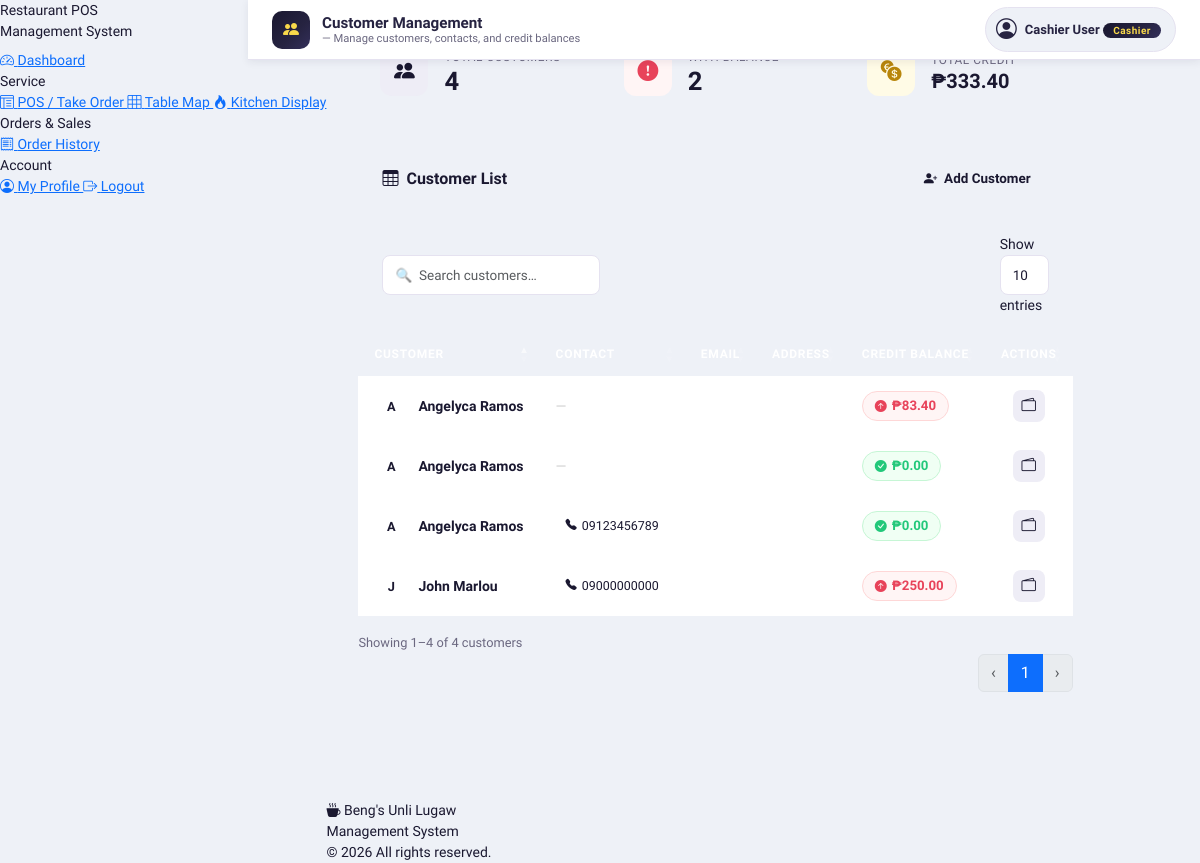
The app's page /frontend/customer.php (signed in), older data.
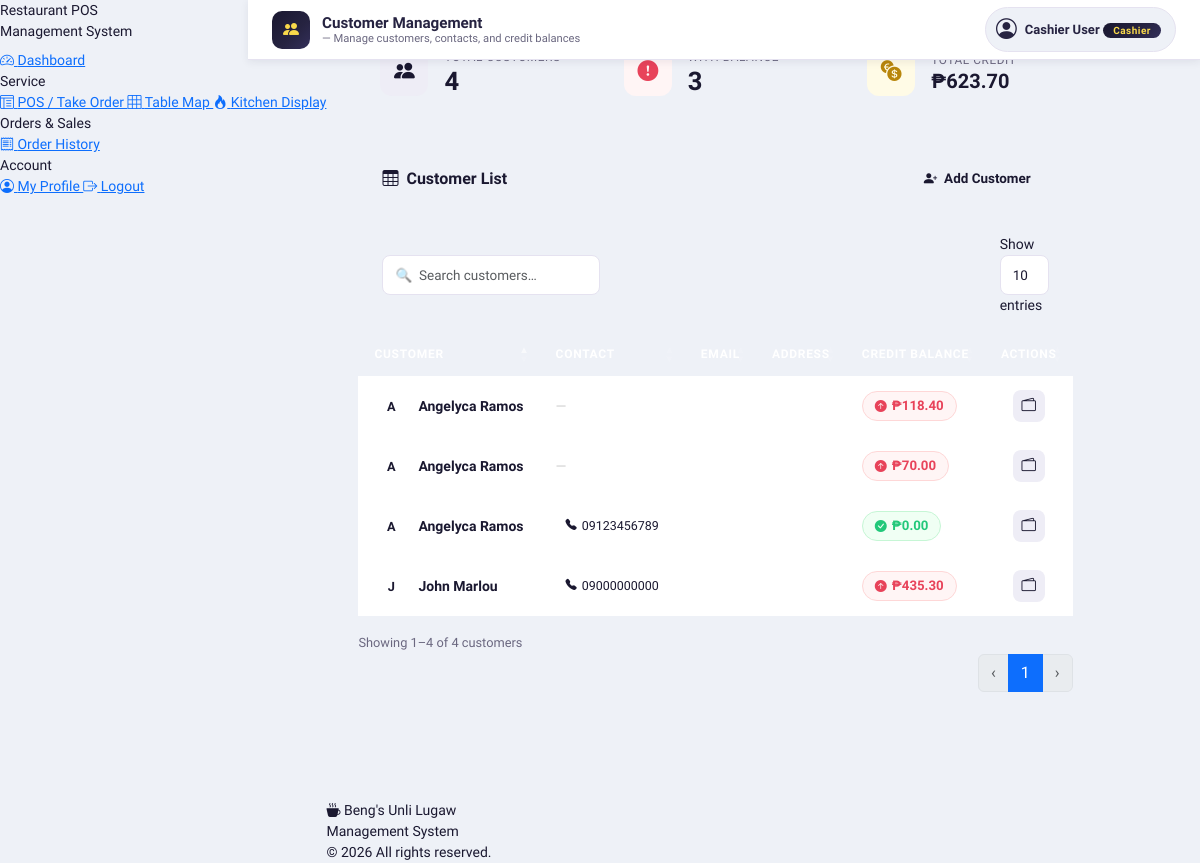
The same page, newer data.
### tables this page shows
CREATE TABLE `customer` (
  `customerID` int(11) NOT NULL,
  `customerName` varchar(100) NOT NULL,
  `contactNo` varchar(20) DEFAULT NULL,
  `email` varchar(80) DEFAULT NULL,
  `address` varchar(255) DEFAULT NULL,
  `credit_balance` decimal(10,2) NOT NULL DEFAULT 0.00,
  `dateCreated` timestamp NOT NULL DEFAULT current_timestamp(),
  `dateDeleted` date DEFAULT NULL
);

### frontend/customer.php (the view, shortened to what this page needs)
<?php
require_once '../backend/database.php';
$result = $conn->query("SELECT * FROM customer WHERE dateDeleted IS NULL ORDER BY customerName ASC");
$customers = [];
while($row = $result->fetch_assoc()) $customers[] = $row;
?>
<?php include 'header.php'; ?>
<?php include 'nav.php'; ?>
<?php
$totalCustomers  = count($customers);
$withCredit      = count(array_filter($customers, fn($c) => $c['credit_balance'] > 0));
$totalCredit     = array_sum(array_column($customers, 'credit_balance'));
?>
<?php
  $topbarTitle = 'Customer Management';
  $topbarIcon  = 'bi-people-fill';
  $topbarSub   = 'Manage customers, contacts, and credit balances';
  include 'topbar.php';
  ?>
<div class="cust-page no-print">
  <div class="stat-row">
    <div class="stat-card">
      <div class="stat-icon navy"><i class="bi bi-people-fill"></i></div>
      <div>
        <div class="stat-label">Total Customers</div>
        <div class="stat-value"><?php echo $totalCustomers; ?></div>
      </div>
    </div>
    <div class="stat-card">
      <div class="stat-icon red"><i class="bi bi-exclamation-circle-fill"></i></div>
      <div>
        <div class="stat-label">With Balance</div>
        <div class="stat-value"><?php echo $withCredit; ?></div>
      </div>
    </div>
    <div class="stat-card">
      <div class="stat-icon yellow"><i class="bi bi-currency-exchange"></i></div>
      <div>
        <div class="stat-label">Total Credit</div>
        <div class="stat-value" style="font-size:1.25rem;">₱<?php echo number_format($totalCredit, 2); ?></div>
      </div>
    </div>
  </div>
  <div class="main-card">
    <div class="main-card-header">
      <h6><i class="bi bi-table me-2" style="color:var(--brand-yellow);"></i>Customer List</h6>
      <?php if(in_array($_SESSION['roleName'], ['Admin','Cashier'])): ?>
      <button class="btn-add-cust" data-bs-toggle="modal" data-bs-target="#addCustomerModal">
        <i class="bi bi-person-plus-fill"></i> Add Customer
      </button>
      <?php endif; ?>
    </div>
    <div class="dt-controls" id="dt-search-area"></div>
    <div style="padding: 0 0 8px;">
      <table id="customerTable" class="table" style="margin:0;">
        <thead>
          <tr>
            <th>Customer</th>
            <th>Contact</th>
            <th>Email</th>
            <th>Address</th>
            <th>Credit Balance</th>
            <th style="text-align:center;">Actions</th>
          </tr>
        </thead>
        <tbody>
        <?php foreach($customers as $row):
          $initials = strtoupper(substr($row['customerName'], 0, 1));
          $creditClass = $row['credit_balance'] > 0 ? 'balance-positive' : 'balance-zero';
          $creditIcon  = $row['credit_balance'] > 0 ? 'bi-arrow-up-circle-fill' : 'bi-check-circle-fill';
        ?>
        <tr>
          <td>
            <div class="cust-name-cell">
              <div class="cust-avatar"><?php echo $initials; ?></div>
              <span class="cust-name"><?php echo htmlspecialchars($row['customerName']); ?></span>
            </div>
          </td>
          <td>
            <?php if(!empty($row['contactNo'])): ?>
              <span class="contact-chip"><i class="bi bi-telephone-fill" style="font-size:.7rem;color:var(--brand-navy);"></i><?php echo htmlspecialchars($row['contactNo']); ?></span>
            <?php else: ?><span style="color:#ccc;">—</span><?php endif; ?>
          </td>
          <td style="font-size:.83rem;color:var(--t-muted);"><?php echo htmlspecialchars($row['email'] ?? '—'); ?></td>
          <td><div class="addr-cell" title="<?php echo htmlspecialchars($row['address'] ?? ''); ?>"><?php echo htmlspecialchars($row['address'] ?? '—'); ?></div></td>
          <td>
            <span class="<?php echo $creditClass; ?>">
              <i class="bi <?php echo $creditIcon; ?>" style="font-size:.75rem;"></i>
              ₱<?php echo number_format($row['credit_balance'], 2); ?>
            </span>
          </td>
          <td>
            <div class="action-group">
              <?php if(in_array($_SESSION['roleName'], ['Admin','Owner','Cashier'])): ?>
              <button class="btn-action wallet" onclick="openCreditModal(<?php echo $row['customerID']; ?>)" title="Manage Credit">
                <i class="bi bi-wallet2"></i>
              </button>
              <?php endif; ?>
            </div>
          </td>
        </tr>
        <?php endforeach; ?>
        </tbody>
      </table>
    </div>
  </div>
</div>
<?php include 'footer.php'; ?>
</body></html>

### frontend/header.php (shortened to what this page needs)
<!DOCTYPE html>
<html lang="en">
<head>
<link href="https://cdn.jsdelivr.net/npm/bootstrap@5.3.2/dist/css/bootstrap.min.css" rel="stylesheet">
<link rel="stylesheet" href="https://cdn.jsdelivr.net/npm/bootstrap-icons@1.11.1/font/bootstrap-icons.css">
<link rel="stylesheet" href="https://cdn.datatables.net/1.13.7/css/dataTables.bootstrap5.min.css">
<link rel="stylesheet" href="assets/smpos.css">

### frontend/nav.php (shortened to what this page needs)
<?php
$currentPage = basename($_SERVER['PHP_SELF']);
function navActive($page, $current) {
    return $page === $current ? ' active' : '';
}
?>
<div class="smpos-shell">
<div class="sidebar">
    <div class="sidebar-brand">
        <div class="brand-name" id="sidebarBrandName">Restaurant POS</div>
        <div class="brand-sub">Management System</div>
    </div>
    <div class="mt-2 pb-3">
        <?php if($_SESSION['roleName'] !== 'Kitchen'): ?>
        <a href="dashboard.php" class="<?php echo navActive('dashboard.php',$currentPage); ?>">
            <i class="bi bi-speedometer2"></i> Dashboard
        </a>
        <?php endif; ?>
        <?php if(in_array($_SESSION['roleName'], ['Admin','Cashier','Kitchen'])): ?>
        <div class="nav-section-label">Service</div>
        <?php if(in_array($_SESSION['roleName'], ['Admin','Cashier'])): ?>
        <a href="pos.php" class="<?php echo navActive('pos.php',$currentPage); ?>">
            <i class="bi bi-layout-text-window-reverse"></i> POS / Take Order
        </a>
        <a href="tables.php" class="<?php echo navActive('tables.php',$currentPage); ?>">
            <i class="bi bi-grid-3x3"></i> Table Map
        </a>
        <?php endif; ?>
        <a href="kitchen.php" class="<?php echo navActive('kitchen.php',$currentPage); ?>">
            <i class="bi bi-fire"></i> Kitchen Display
        </a>
        <?php endif; ?>
        <?php if(in_array($_SESSION['roleName'], ['Admin','Cashier','Owner'])): ?>
        <div class="nav-section-label">Orders & Sales</div>
        <?php if(in_array($_SESSION['roleName'], ['Admin','Cashier'])): ?>
        <a href="orders.php" class="<?php echo navActive('orders.php',$currentPage); ?>">
            <i class="bi bi-receipt"></i> Order History
        </a>
        <?php endif; ?>
        <?php endif; ?>
        <div class="nav-section-label">Account</div>
        <a href="profile.php" class="<?php echo navActive('profile.php',$currentPage); ?>">
            <i class="bi bi-person-circle"></i> My Profile
        </a>
        <a href="#" onclick="confirmLogout(event)">
            <i class="bi bi-box-arrow-right"></i> Logout
        </a>
    </div>
</div>
<div class="main-content">

### frontend/topbar.php (shortened to what this page needs)
<?php
$topbarTitle = $topbarTitle ?? 'Page';
$topbarIcon  = $topbarIcon  ?? 'bi-house';
$topbarSub   = $topbarSub   ?? '';
?>
<div class="smpos-topbar no-print">
    <div class="smpos-topbar-left">
        <div class="smpos-topbar-icon">
            <i class="bi <?php echo htmlspecialchars($topbarIcon); ?>"></i>
        </div>
        <div class="smpos-topbar-text">
            <span class="smpos-topbar-title"><?php echo htmlspecialchars($topbarTitle); ?></span>
            <?php if($topbarSub): ?>
            <span class="smpos-topbar-sub">— <?php echo htmlspecialchars($topbarSub); ?></span>
            <?php endif; ?>
        </div>
    </div>
    <div class="smpos-topbar-right">
        <div class="smpos-user-badge">
            <i class="bi bi-person-circle smpos-user-badge-icon"></i>
            <div class="smpos-user-info">
                <span class="smpos-user-name"><?php echo htmlspecialchars($_SESSION['userName'] ?? ''); ?></span>
                <span class="smpos-role-pill"><?php echo htmlspecialchars($_SESSION['roleName'] ?? ''); ?></span>
            </div>
        </div>
    </div>
</div>

### frontend/footer.php (shortened to what this page needs)
<?php
$currentYear = date('Y');
$storeName   = 'Beng\'s Unli Lugaw';
?>
<footer class="smpos-footer no-print">
    <div class="smpos-footer-inner">
        <div class="smpos-footer-brand">
            <i class="bi bi-cup-hot-fill smpos-footer-icon"></i>
            <span class="smpos-footer-name" id="footerStoreName"><?php echo htmlspecialchars($storeName); ?></span>
        </div>
        <div class="smpos-footer-center">
            <span class="smpos-footer-tagline">Management System</span>
        </div>
        <div class="smpos-footer-right">
            <span class="smpos-footer-copy">&copy; <?php echo $currentYear; ?> All rights reserved.</span>
        </div>
    </div>
</footer>
</div>
</div>

### frontend/assets/smpos.css (style rules this page uses)
:root { --c-gold: #F9D94A; --c-gold-dark: #E8C832; --c-gold-dim: #f0c830; --c-gold-soft: #fef8d0; --c-gold-glow: rgba(249,217,74,0.35); --c-navy: #262341; --c-navy-deep: #1a1830; --c-navy-mid: #332f5a; --c-navy-light: #4a4778; --c-navy-10: rgba(38,35,65,0.08); --c-navy-20: rgba(38,35,65,0.15); --c-ice: #E7F5F5; --c-ice-dark: #cde8e8; --c-white: #ffffff; --c-success: #22c87a; --c-success-bg: #f0fdf4; --c-success-bdr: #c6f6d5; --c-danger: #e8435a; --c-danger-bg: #fff0f2; --c-danger-bdr: #fecdd3; --c-warning: #f59c2a; --c-warning-bg: #fffbeb; --c-warning-bdr: #fed7aa; --c-info: #3b82f6; --c-info-bg: #eff6ff; --c-info-bdr: #bfdbfe; --t-main: #1a1830; --t-mid: #4a4669; --t-muted: #6b6880; --t-light: #a09cb8; --s-bg: #EEF1F7; --s-card: #ffffff; --s-border: #e5e2f0; --s-border-dark: #cde8e8; --font-ui: 'Plus Jakarta Sans', system-ui, sans-serif; --font-mono: 'JetBrains Mono', 'Courier New', monospace; --r-xs: 6px; --r-sm: 8px; --r-md: 12px; --r-lg: 16px; --r-xl: 20px; --r-2xl: 28px; --sh-xs: 0 1px 4px rgba(38,35,65,0.06); --sh-sm: 0 2px 8px rgba(38,35,65,0.08); --sh-md: 0 6px 24px rgba(38,35,65,0.12); --sh-lg: 0 16px 48px rgba(38,35,65,0.16); --sh-gold: 0 4px 16px rgba(249,217,74,0.4); --g-navy: linear-gradient(135deg, #1a1830 0%, #262341 60%, #332f5a 100%); --g-gold: linear-gradient(135deg, #F9D94A 0%, #E8C832 100%); --g-teal: linear-gradient(135deg, #0EA5A0 0%, #0D8F8A 100%); --g-violet: linear-gradient(135deg, #6C63FF 0%, #4A43D9 100%); --g-danger: linear-gradient(135deg, #f43f5e 0%, #e11d48 100%); --g-success: linear-gradient(135deg, #10b981 0%, #059669 100%); --g-warning: linear-gradient(135deg, #f59e0b 0%, #d97706 100%); --sidebar-w: 248px; --topbar-h: 60px; --trans: all 0.2s cubic-bezier(0.4,0,0.2,1); }
*, *::before, *::after { box-sizing: border-box; }
.smpos-shell { display: flex; min-height: 100vh; }
.smpos-topbar { background: var(--c-white); border-bottom: 1.5px solid var(--s-border); padding: 0 24px; height: var(--topbar-h); display: flex; align-items: center; justify-content: space-between; gap: 12px; box-shadow: var(--sh-sm); position: fixed; top: 0; left: var(--sidebar-w); right: 0; z-index: 200; }
.smpos-topbar-left { display: flex; align-items: center; gap: 12px; min-width: 0; }
.smpos-topbar-icon { width: 38px; height: 38px; border-radius: 10px; background: var(--g-navy); display: flex; align-items: center; justify-content: center; color: var(--c-gold); font-size: 1rem; flex-shrink: 0; }
.smpos-topbar-text { display: flex; flex-direction: column; justify-content: center; line-height: 1.2; min-width: 0; }
.smpos-topbar-title { font-size: 0.95rem; font-weight: 800; color: var(--c-navy); white-space: nowrap; overflow: hidden; text-overflow: ellipsis; }
.smpos-topbar-sub { font-size: 0.7rem; color: var(--t-muted); white-space: nowrap; overflow: hidden; text-overflow: ellipsis; }
.smpos-topbar-right { display: flex; align-items: center; gap: 10px; flex-shrink: 0; }
.smpos-user-badge { display: flex; align-items: center; gap: 8px; background: var(--s-bg); padding: 6px 14px 6px 10px; border-radius: 50px; border: 1.5px solid var(--s-border); }
.smpos-user-badge-icon { font-size: 1.3rem; color: var(--c-navy); flex-shrink: 0; }
.smpos-user-name { font-size: 13px; font-weight: 600; color: var(--c-navy); max-width: 140px; white-space: nowrap; overflow: hidden; text-overflow: ellipsis; }
.smpos-role-pill { background: var(--g-navy); color: var(--c-gold); padding: 2px 10px; border-radius: 12px; font-size: 10px; font-weight: 700; letter-spacing: 0.5px; white-space: nowrap; }
.table th { font-size: 11px; font-weight: 700; letter-spacing: 0.5px; text-transform: uppercase; }
.table td { font-size: 13px; vertical-align: middle; }

Row changes from the older to the newer data that the page shows:
changed customer (number 1 of 4 on the later page): credit_balance "83.40" → "118.40"
changed customer (number 2 of 4 on the later page): credit_balance "0.00" → "70.00"
changed customer "John Marlou": credit_balance "250.00" → "435.30"
Text that changed along with them:
$withCredit: "2" → "3"
$totalCredit: "333.40" → "623.70"
